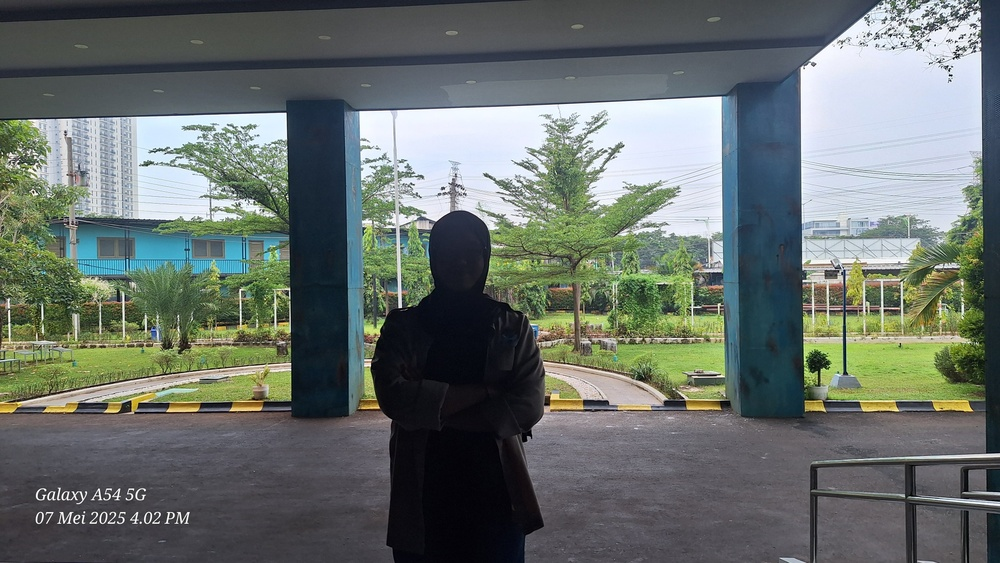
#> input picture aku.jpg, 1000 x 563 px, shrunk from 4080 x 2296 before the run
$ jupyter execute 'Nomor 3.ipynb'
#> lines starting #> are read from the running program, lines starting #| are printed output that depends on the picture
## NOMOR 3

[cell 1]
#202331162_Annora Iffah Diniyah Darma
import cv2
import numpy as np
from matplotlib import pyplot as plt

[cell 2]
#202331162_Annora Iffah Diniyah Darma
img = cv2.imread("aku.jpg")
#> img is the input picture: shape (563, 1000, 3); mean B, G, R 108.1, 112.3, 104.4
img_rgb = cv2.cvtColor(img, cv2.COLOR_BGR2RGB)

plt.figure(figsize=(10, 5))
plt.imshow(img_rgb)
plt.title("GAMBAR ASLI")
plt.axis('off')
plt.show()

[cell 3]
#202331162_Annora Iffah Diniyah Darma
gray = cv2.cvtColor(img, cv2.COLOR_BGR2GRAY)
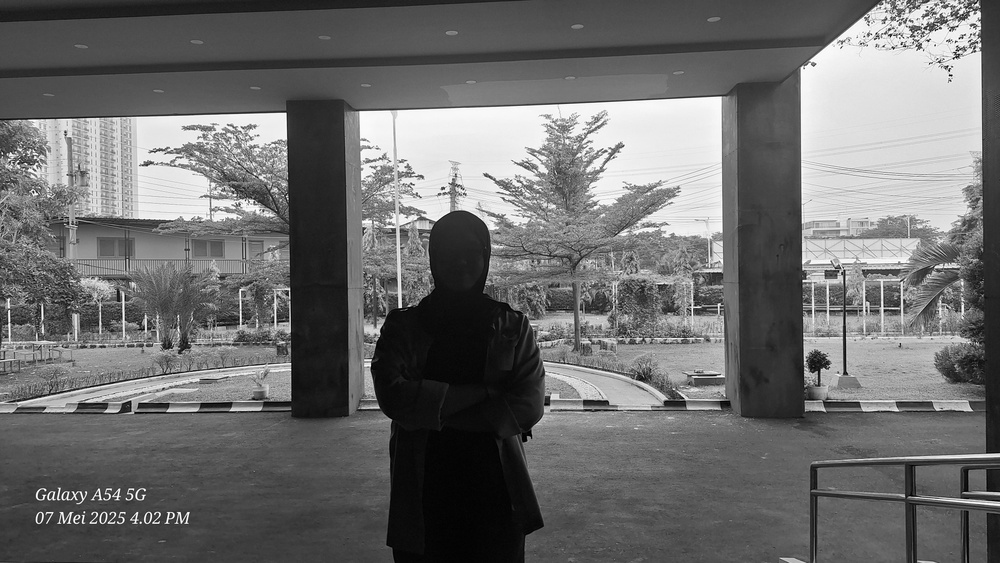
#> gray: shape (563, 1000); min 0, max 255, mean 109.5

plt.figure(figsize=(10, 5))
plt.imshow(gray, cmap='gray')
plt.title("GAMBAR GRAY")
plt.axis('off')
plt.show()

[cell 4]
#202331162_Annora Iffah Diniyah Darma
cerah = cv2.convertScaleAbs(gray, alpha=1, beta=50)
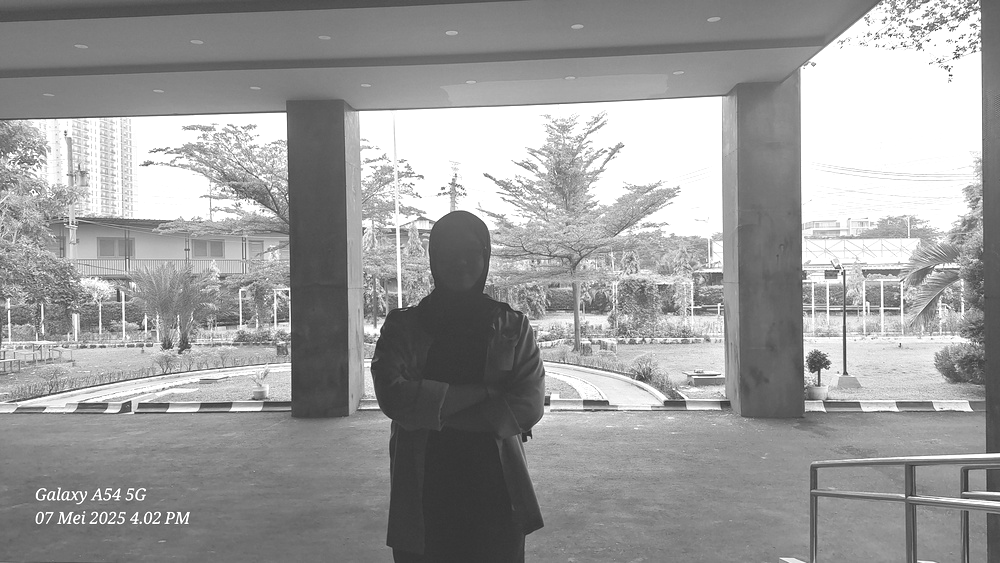
#> cerah: shape (563, 1000); min 50, max 255, mean 156

plt.figure(figsize=(10, 5))
plt.imshow(cerah, cmap='gray')
plt.title("GAMBAR GRAY YANG DIPERCERAH")
plt.axis('off')
plt.show()

[cell 5]
#202331162_Annora Iffah Diniyah Darma
clahe = cv2.createCLAHE(clipLimit=2.0, tileGridSize=(8,8))
kontras = clahe.apply(gray)
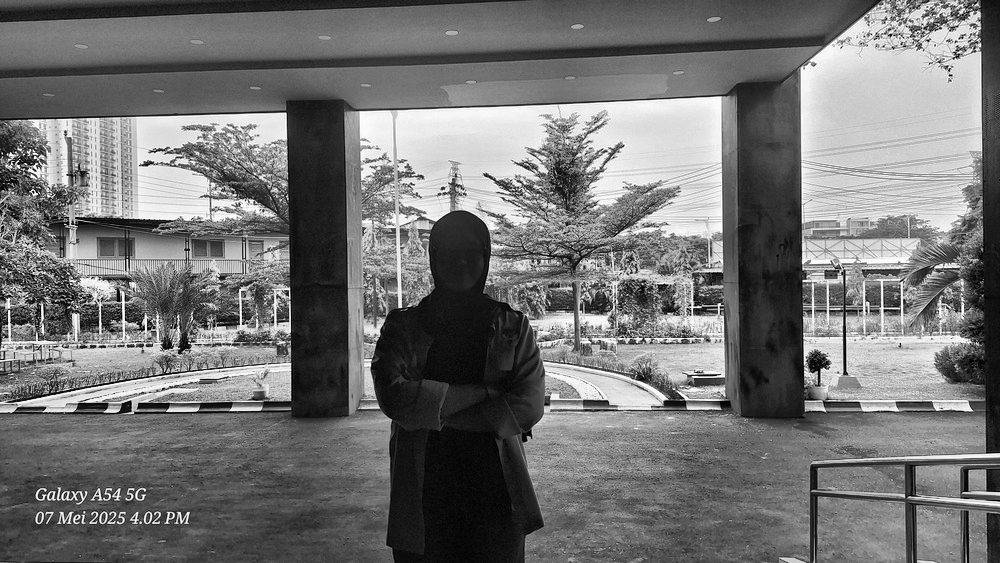
#> kontras: shape (563, 1000); min 0, max 255, mean 115.9

plt.figure(figsize=(10, 5))
plt.imshow(kontras, cmap='gray')
plt.title("GAMBAR GRAY YANG DIPERKONTRAS")
plt.axis('off')
plt.show()

[cell 6]
#202331162_Annora Iffah Diniyah Darma
Gabung_kontras = clahe.apply(cerah)
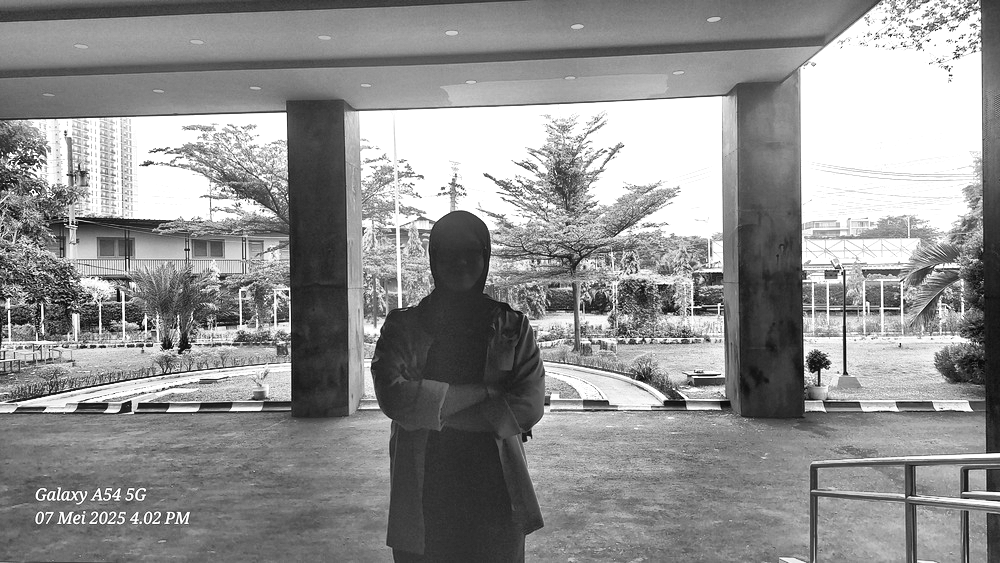
#> Gabung_kontras: shape (563, 1000); min 4, max 255, mean 144.6

plt.figure(figsize=(10, 5))
plt.imshow(Gabung_kontras, cmap='gray')
plt.title("GAMBAR GRAY YANG DIPERCERAH DAN DIPERKONTRAS")
plt.axis('off')
plt.show()
